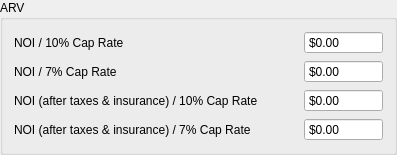
            <widget class="QGroupBox" name="groupBox_aRVOp">
             <property name="styleSheet">
              <string notr="true"/>
             </property>
             <property name="title">
              <string>ARV</string>
             </property>
             <layout class="QGridLayout" name="gridLayout_20">
              <item row="0" column="0">
               <layout class="QHBoxLayout" name="horizontalLayout_90">
                <item>
                 <widget class="QLabel" name="label_102">
                  <property name="sizePolicy">
                   <sizepolicy hsizetype="MinimumExpanding" vsizetype="Preferred">
                    <horstretch>0</horstretch>
                    <verstretch>0</verstretch>
                   </sizepolicy>
                  </property>
                  <property name="text">
                   <string>NOI / 10% Cap Rate</string>
                  </property>
                 </widget>
                </item>
                <item>
                 <spacer name="horizontalSpacer_93">
                  <property name="orientation">
                   <enum>Qt::Orientation::Horizontal</enum>
                  </property>
                  <property name="sizeHint" stdset="0">
                   <size>
                    <width>40</width>
                    <height>20</height>
                   </size>
                  </property>
                 </spacer>
                </item>
                <item>
                 <widget class="QDoubleSpinBox" name="doubleSpinBox_nOI10CrARVOp">
                  <property name="toolTip">
                   <string>Please Fill Gross Annual Operating Income, Cap Rate in %</string>
                  </property>
                  <property name="readOnly">
                   <bool>true</bool>
                  </property>
                  <property name="buttonSymbols">
                   <enum>QAbstractSpinBox::ButtonSymbols::NoButtons</enum>
                  </property>
                  <property name="prefix">
                   <string>$</string>
                  </property>
                  <property name="minimum">
                   <double>-100000000.000000000000000</double>
                  </property>
                  <property name="maximum">
                   <double>9999999999.989999771118164</double>
                  </property>
                 </widget>
                </item>
               </layout>
              </item>
              <item row="1" column="0">
               <layout class="QHBoxLayout" name="horizontalLayout_91">
                <item>
                 <widget class="QLabel" name="label_103">
                  <property name="sizePolicy">
                   <sizepolicy hsizetype="MinimumExpanding" vsizetype="Preferred">
                    <horstretch>0</horstretch>
                    <verstretch>0</verstretch>
                   </sizepolicy>
                  </property>
                  <property name="text">
                   <string>NOI / 7% Cap Rate</string>
                  </property>
                 </widget>
                </item>
                <item>
                 <spacer name="horizontalSpacer_94">
                  <property name="orientation">
                   <enum>Qt::Orientation::Horizontal</enum>
                  </property>
                  <property name="sizeHint" stdset="0">
                   <size>
                    <width>40</width>
                    <height>20</height>
                   </size>
                  </property>
                 </spacer>
                </item>
                <item>
                 <widget class="QDoubleSpinBox" name="doubleSpinBox_nOI7CrARVOp">
                  <property name="toolTip">
                   <string>Please Fill Gross Annual Operating Income, Cap Rate (City | Asset Type) in %</string>
                  </property>
                  <property name="readOnly">
                   <bool>true</bool>
                  </property>
                  <property name="buttonSymbols">
                   <enum>QAbstractSpinBox::ButtonSymbols::NoButtons</enum>
                  </property>
                  <property name="prefix">
                   <string>$</string>
                  </property>
                  <property name="minimum">
                   <double>-100000000.000000000000000</double>
                  </property>
                  <property name="maximum">
                   <double>9999999999.989999771118164</double>
                  </property>
                 </widget>
                </item>
               </layout>
              </item>
              <item row="2" column="0">
               <layout class="QHBoxLayout" name="horizontalLayout_92">
                <item>
                 <widget class="QLabel" name="label_104">
                  <property name="sizePolicy">
                   <sizepolicy hsizetype="MinimumExpanding" vsizetype="Preferred">
                    <horstretch>0</horstretch>
                    <verstretch>0</verstretch>
                   </sizepolicy>
                  </property>
                  <property name="text">
                   <string>NOI (after taxes &amp; insurance) / 10% Cap Rate</string>
                  </property>
                 </widget>
                </item>
                <item>
                 <spacer name="horizontalSpacer_95">
                  <property name="orientation">
                   <enum>Qt::Orientation::Horizontal</enum>
                  </property>
                  <property name="sizeHint" stdset="0">
                   <size>
                    <width>40</width>
                    <height>20</height>
                   </size>
                  </property>
                 </spacer>
                </item>
                <item>
                 <widget class="QDoubleSpinBox" name="doubleSpinBox_nOIafterTax10CrARVOp">
                  <property name="toolTip">
                   <string>Please Fill Net Operating Income, Cap Rate in %</string>
                  </property>
                  <property name="readOnly">
                   <bool>true</bool>
                  </property>
                  <property name="buttonSymbols">
                   <enum>QAbstractSpinBox::ButtonSymbols::NoButtons</enum>
                  </property>
                  <property name="prefix">
                   <string>$</string>
                  </property>
                  <property name="minimum">
                   <double>-100000000.000000000000000</double>
                  </property>
                  <property name="maximum">
                   <double>9999999999.989999771118164</double>
                  </property>
                 </widget>
                </item>
               </layout>
              </item>
              <item row="3" column="0">
               <layout class="QHBoxLayout" name="horizontalLayout_93">
                <item>
                 <widget class="QLabel" name="label_105">
                  <property name="sizePolicy">
                   <sizepolicy hsizetype="MinimumExpanding" vsizetype="Preferred">
                    <horstretch>0</horstretch>
                    <verstretch>0</verstretch>
                   </sizepolicy>
                  </property>
                  <property name="text">
                   <string>NOI (after taxes &amp; insurance) / 7% Cap Rate</string>
                  </property>
                 </widget>
                </item>
                <item>
                 <spacer name="horizontalSpacer_96">
                  <property name="orientation">
                   <enum>Qt::Orientation::Horizontal</enum>
                  </property>
                  <property name="sizeHint" stdset="0">
                   <size>
                    <width>40</width>
                    <height>20</height>
                   </size>
                  </property>
                 </spacer>
                </item>
                <item>
                 <widget class="QDoubleSpinBox" name="doubleSpinBox_nOIafterTax7CrARVOp">
                  <property name="toolTip">
                   <string>Please Fill Net Operating Income, Cap Rate (City | Asset Type) in %</string>
                  </property>
                  <property name="readOnly">
                   <bool>true</bool>
                  </property>
                  <property name="buttonSymbols">
                   <enum>QAbstractSpinBox::ButtonSymbols::NoButtons</enum>
                  </property>
                  <property name="prefix">
                   <string>$</string>
                  </property>
                  <property name="minimum">
                   <double>-100000000.000000000000000</double>
                  </property>
                  <property name="maximum">
                   <double>9999999999.989999771118164</double>
                  </property>
                 </widget>
                </item>
               </layout>
              </item>
             </layout>
            </widget>
